Frame 1 (no input): blank canvas, image omitted
Frame 60 (no input): blank canvas, image omitted
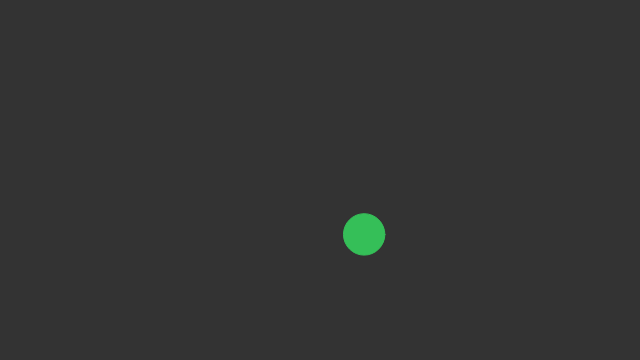
Frame 120 (the mouse pressed at the canvas centre since frame 60)

The p5.js sketch whose frames 1 and 60 were blank and that drew this single picture after the mouse press (run headless with seeded random() and noise() and a simulated clock; from frame 60 on, the mouse is pressed at the canvas centre):

// p5.js sketch
// ── sketch.js
// Daniel Shiffman
// https://www.kadenze.com/courses/the-nature-of-code
// http://natureofcode.com/
// Session 2: Array of Particles, multiple forces

var particles = [];
var col = [];

function setup() {
  createCanvas(640, 360);
}

function mousePressed() {
  var p = new Particle(mouseX, mouseY, random(2,5));
  p.color = color(random(0,255),random(0,255),random(0,255));
  particles.push(p);
}

function keyPressed() {
  if (key == ' ') {
    particles.splice(0, 1);
  }

}

function draw() {
  background(51);
  var wind = createVector(0.1, 0);

  for (var i = 0; i < particles.length; i++) {
    var gravity = createVector(0, 0.2 * particles[i].mass);
    particles[i].applyForce(gravity);

    // Wind is applied only if mouse is pressed
    if (mouseIsPressed) {
      particles[i].applyForce(wind);
	  fill(particles[i].color);
    }

    particles[i].update();
    particles[i].edges();
    particles[i].display();
  }
}

// ── particle.js
// Daniel Shiffman
// https://www.kadenze.com/courses/the-nature-of-code
// http://natureofcode.com/
// Session 2: Array of Particles, multiple forces

function Particle(x, y, m) {
  this.pos = createVector(x, y);
  this.vel = createVector(0, 0);
  this.acc = createVector(0, 0);
  this.mass = m;
  this.color;

  this.applyForce = function(force) {
    var f = force.copy();
    f.div(this.mass);
    this.acc.add(f);
  }

  this.update = function() {
    this.vel.add(this.acc);
    this.pos.add(this.vel);
    this.acc.set(0, 0);
  }

  this.display = function() {
    fill(this.color);
    stroke(this.color);
    ellipse(this.pos.x, this.pos.y, this.mass*10, this.mass*10);
  }

  this.edges = function() {
    if (this.pos.y+10 > height) {
      this.vel.y *= -1;
    }
  }
}
